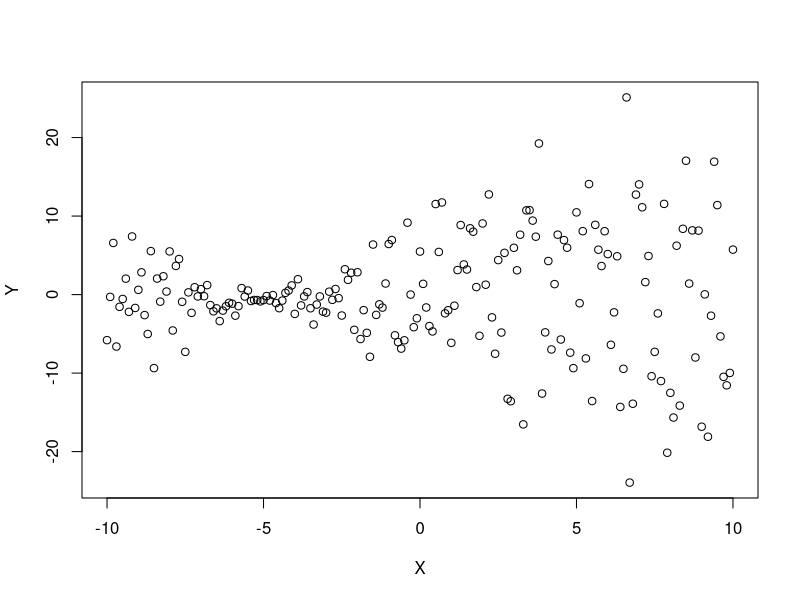
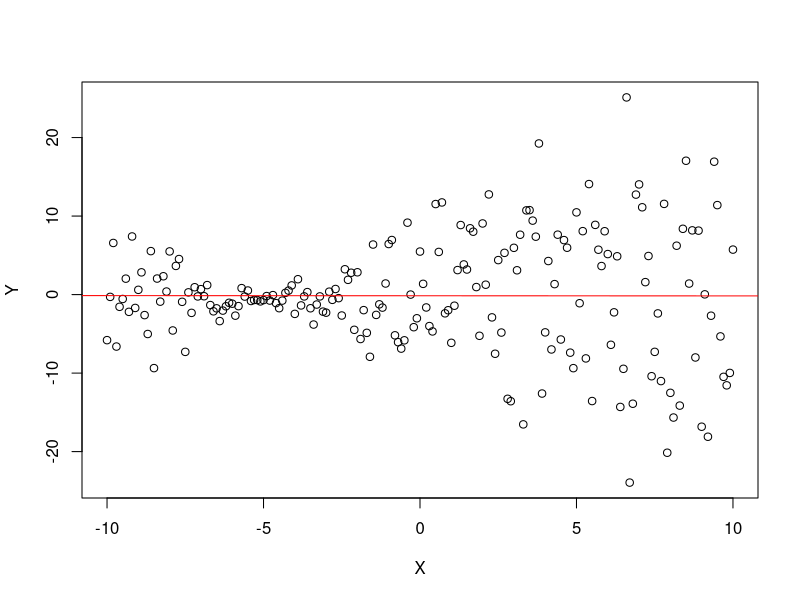
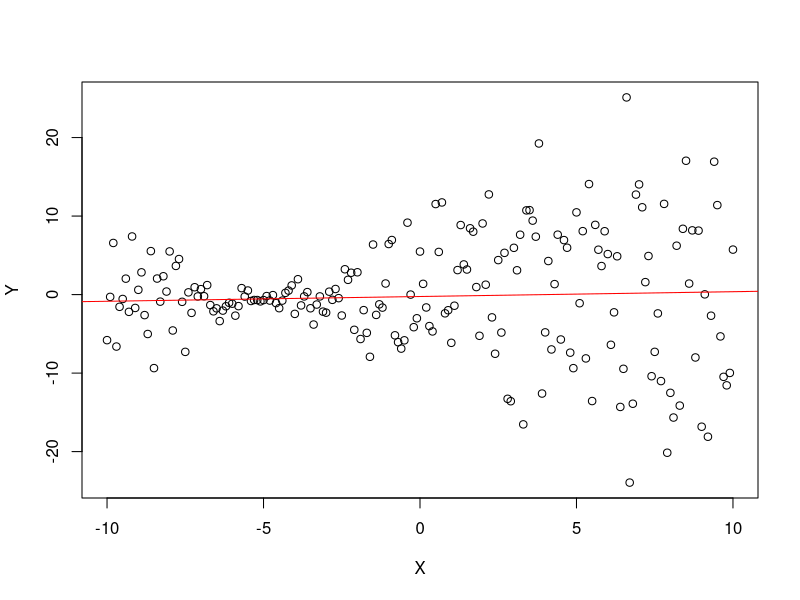
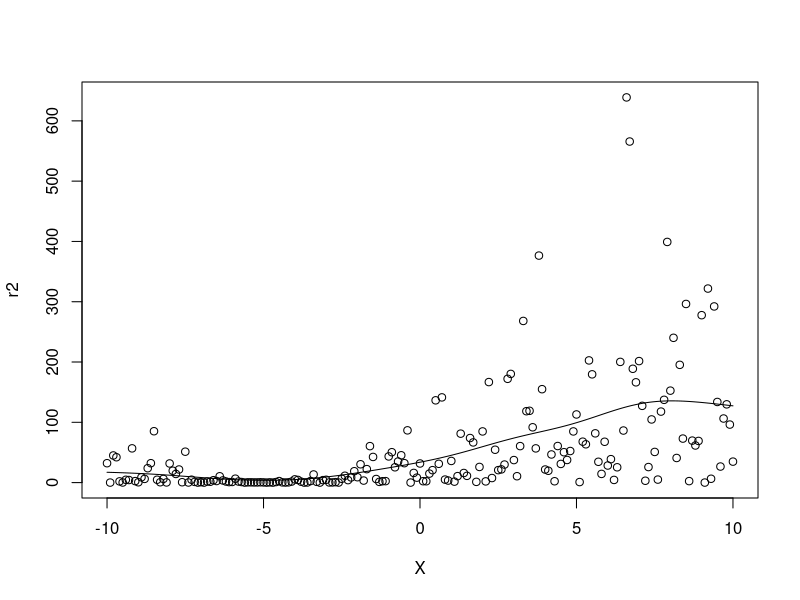
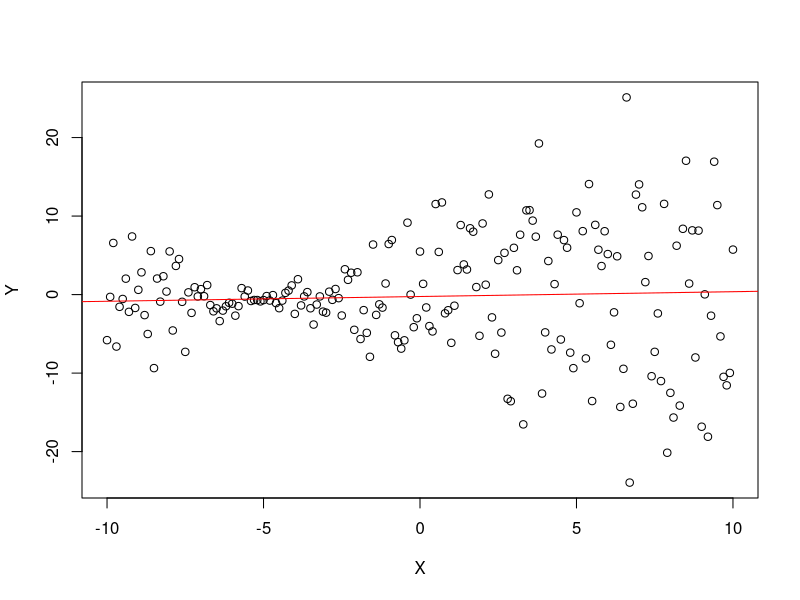
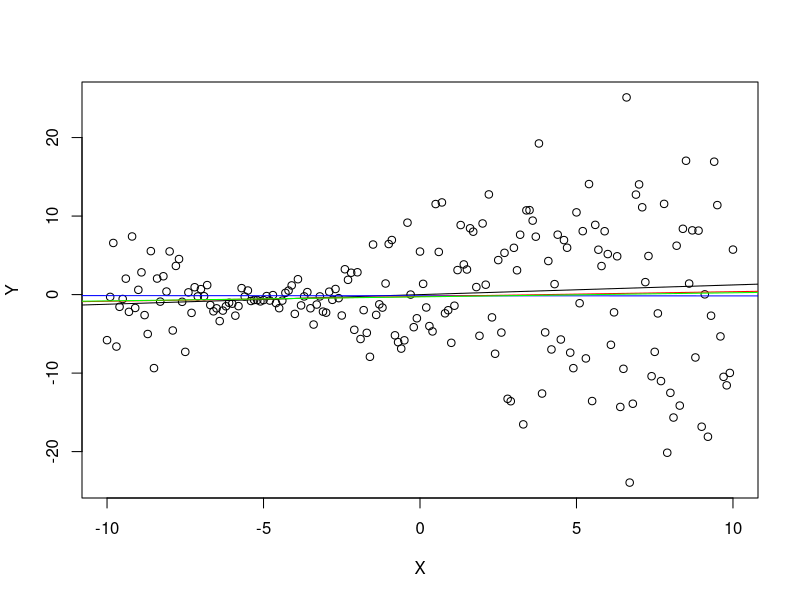
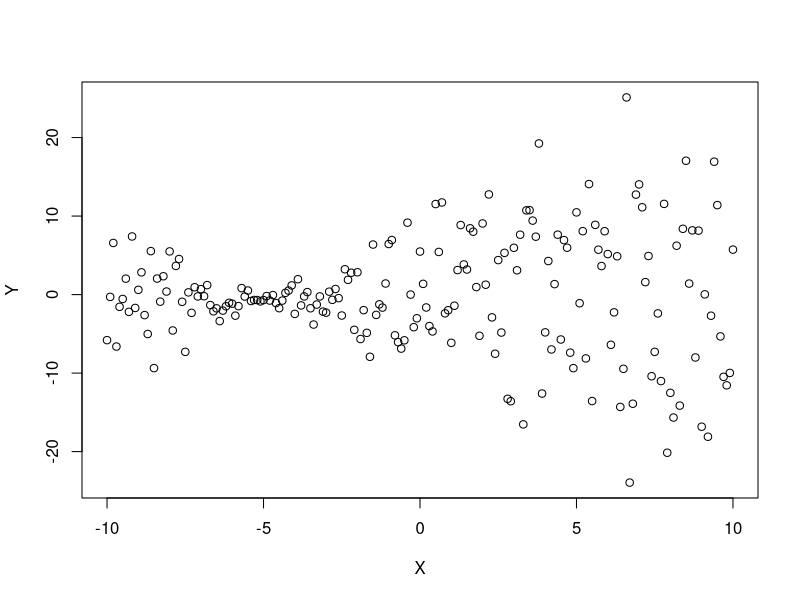

Recreate these plots in R, in order.
## ---- chunk 1
set.seed(2)
X = seq(-10, 10, 0.1)
sigma = abs(X+5) + 0.1
epsilon = rnorm(length(X), 0, sigma)
beta_t = 0.123
Y = X * beta_t + epsilon
plot(X, Y)
## ---- chunk 2
m1 = lm(Y ~ X)
plot(X, Y)
abline(m1, col="red")
## ---- chunk 3
m2 = lm(Y ~ X, weights = 1/sigma)
plot(X, Y)
abline(m2, col="red")
## ---- chunk 4
r2 = (m1$residuals)^2 
plot(X, r2)
# local linear estimator of r^2
library(KernSmooth)
h <- dpill(X, r2)
fit <- locpoly(X, r2, degree=0, bandwidth=h)
lines(fit)
# ----------------
fit_pred = approxfun(fit$x, fit$y)
m3 = lm(Y ~ X, weights=1/fit_pred(X))
plot(X, Y)
abline(m2, col="red")
## ---- chunk 5
plot(X, Y)
abline(0, beta_t)
abline(m1, col="blue")
abline(m2, col="red")
abline(m3, col="green")
## ---- chunk 6
set.seed(2)
X = seq(-10, 10, 0.1)
sigma = abs(X+5) + 0.1
epsilon = rnorm(length(X), 0, sigma)
beta_t = 0.123
Y = X * beta_t + epsilon
plot(X, Y)
